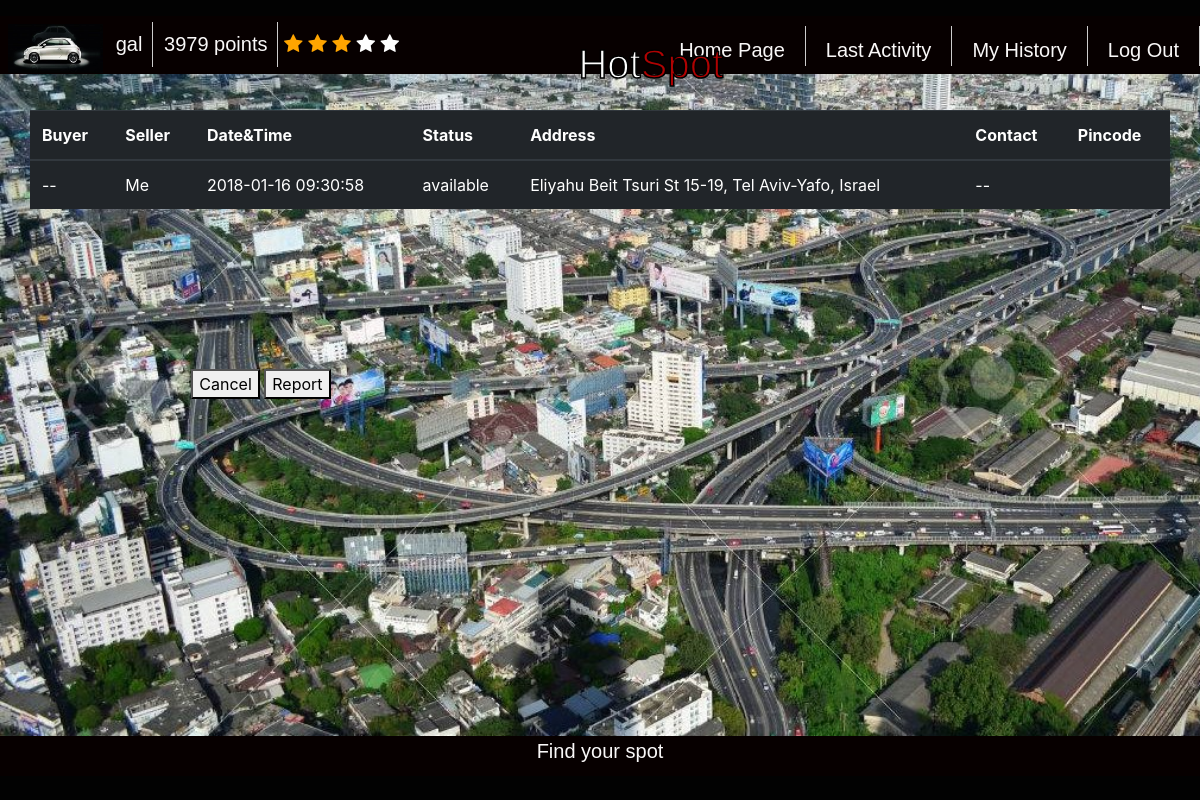
The page /last_activity/ (signed in) on the database as committed earlier.
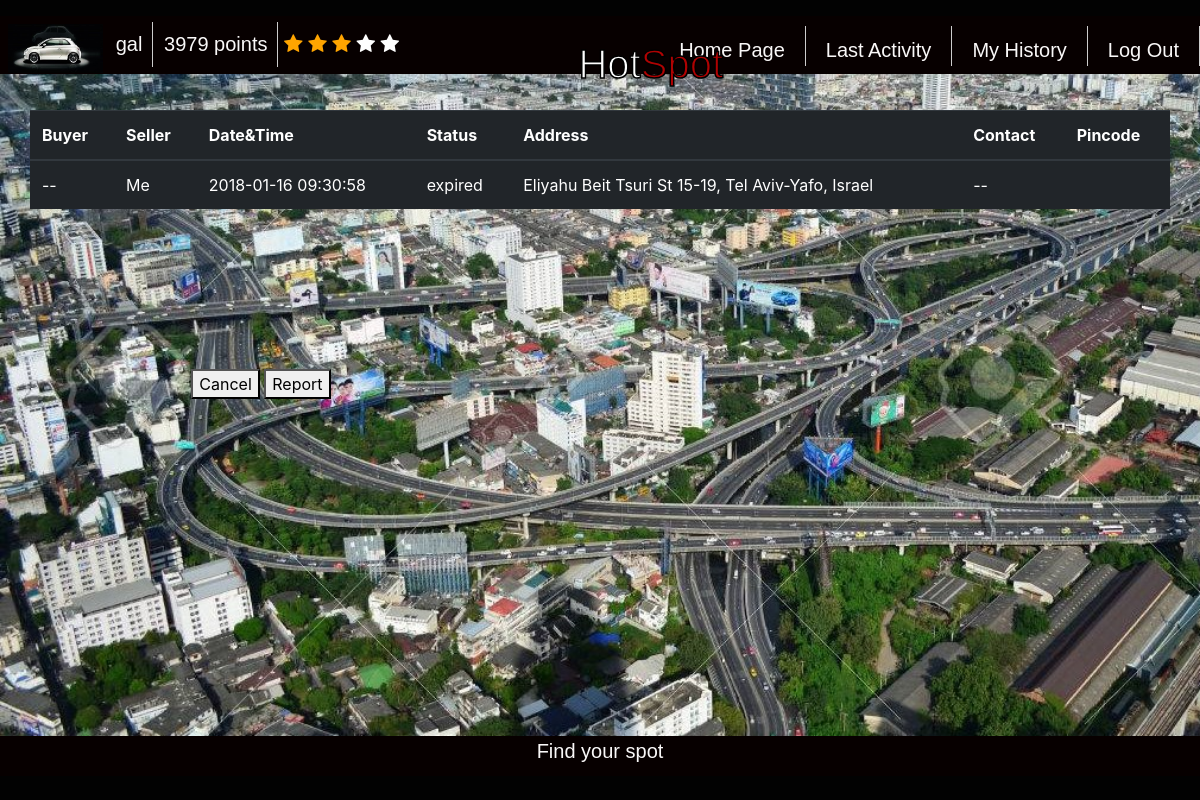
The same page on the database as committed later.
### polls/models.py (models this page shows, shortened)
class Purchase(models.Model):
	buyer_id	= models.IntegerField(default=-1) 	# user id
	seller_id	= models.IntegerField(default=-1) 	# user id
	cost 		= models.IntegerField(default=10)
	parking_time 	= models.CharField(max_length=200, default="") #  max 30 minutes from the offering time
	status 		= models.CharField(max_length=200, default="available") # available, in process, done, canceled, expired etc.
	parking_rate 	= models.DecimalField(max_digits=3,decimal_places=2,default=Decimal('0.0000'))
	target_address_lat = models.CharField(max_length=2000)
	target_address_lng = models.CharField(max_length=2000)
	parking_address = models.CharField(default='Tel Aviv', max_length=200) #string. full address
	parking_address_lat = models.CharField(max_length=2000)
	parking_address_lng = models.CharField(max_length=2000)
	lock 			= threading.Lock()
	cond 			= threading.Condition(threading.Lock())
	pin_code		= models.CharField(max_length=2000, default="-1")
	attempt_failure = models.IntegerField(default=0)
	parking_actual_rank = models.DecimalField(max_digits=3,decimal_places=2,default=Decimal('0.0000'))

### polls/views.py (the view)
# urls.py: url(r'^last_activity/$', views.call_last_activity, name='call_last_activity'),
def call_last_activity(request):
	update_user_spots_status(request.user.pk)
	last_activity = getUserLastActivity(request.user.pk)
	if (last_activity == None):
		last_activity = ["", "", "", "", "", "", "", "-1"]
		return render(request, 'polls/last_activity.html', {'last_activity':last_activity })
	if (minutes_elapsed(last_activity.parking_time) > 0 and last_activity.status == ParkingStatus.AVAILABLE):
		last_activity.status = ParkingStatus.EXPIRED
		last_activity.save()
	seller_username = (User.objects.get(pk = last_activity.seller_id)).username
	if (last_activity.buyer_id == -1):
		buyer_username = "--"
		contact = "--"
	else:
		buyer_username = (User.objects.get(pk = last_activity.buyer_id)).username
		contact = (User.objects.get(pk = last_activity.buyer_id)).profile.phone_number
	if (last_activity.seller_id == request.user.pk):
		seller_username = "Me"
		pincode = ""
	else:
		buyer_username = "Me"
		contact = (User.objects.get(pk = last_activity.seller_id)).profile.phone_number
		pincode = last_activity.pin_code
	last_activity = [buyer_username, seller_username, last_activity.parking_time, last_activity.status, last_activity.parking_address, contact, pincode, last_activity.pk]
	return render(request, 'polls/last_activity.html', {'last_activity':last_activity })

### polls/views.py (called while the page is built)
def getAllUserActivities(user_pk):
	'''
	get all purchases user with pk = user_pk took part in as buyer or seller
	'''
	sell_purchases = Purchase.objects.filter(seller_id = user_pk)
	buy_purchases = Purchase.objects.filter(buyer_id = user_pk)
	all_purchases = list(sell_purchases)  + list(buy_purchases)
	return all_purchases

def getUserLastActivity(user_pk):
	'''
	get last activity user took part in
	'''
	update_user_spots_status (user_pk)
	all_purchase = getAllUserActivities(user_pk)
	max_pk = 0
	last_activity = None
	for purchase in all_purchase:
		if (purchase.pk > max_pk):
			max_pk = purchase.pk
			last_activity = purchase
	return last_activity

def update_user_spots_status(user_id):
	'''
	iterate all over purchases  the user participated in and if
	passed the parking due time change status to expired
	'''
	all_user_spot = getAllUserActivities(user_id)
	for spot in all_user_spot:
		if (spot.status == ParkingStatus.AVAILABLE):# or spot.status == ParkingStatus.IN_PROCESS):
			if (minutes_elapsed(spot.parking_time) > 0):
				spot.status = ParkingStatus.EXPIRED
				print(ParkingStatus.EXPIRED)
				spot.save()

### polls/templates/polls/last_activity.html (shortened to what this page needs)
<!DOCTYPE html>
<html>
 {% load static %}
    <link rel="stylesheet" type="text/css" href="{% static "polls/_css/logo.css" %}">
    <link rel="stylesheet" type="text/css" href="{% static "polls/_css/history.css" %}">
<head>
  <link rel="stylesheet" href="https://maxcdn.bootstrapcdn.com/bootstrap/4.0.0-beta.2/css/bootstrap.min.css">
	<link rel="stylesheet" href="https://cdnjs.cloudflare.com/ajax/libs/font-awesome/4.7.0/css/font-awesome.min.css">
</head>
<body>
	<div class="all_site">
        <div class="cover">
			<header>
				<div class="logo">
					<img src="{% static "polls/_images/cars.jpg" %}" height="49"/>
				</div>
				<pro>
					<li>{{request.user.username}}</li>
					<li>{{request.user.profile.points}} points</li>
						<span id="star1" class="fa fa-star"></span>
						<span id="star2" class="fa fa-star"></span>
						<span id="star3" class="fa fa-star"></span>
						<span id="star4" class="fa fa-star"></span>
						<span id="star5" class="fa fa-star"></span>
				</pro>
				<nav>
					<ur>
						<a href="{% url 'polls:logout' %}"><li>Log Out</li></a>
						<a href="{% url 'polls:call_history' %}"><li><col>My History </col></li></a>
						<a href="{% url 'polls:call_last_activity' %}"><li>Last Activity</li></a>
						<a href="{% url 'polls:homepage' %}"><li>Home Page</li></a>
					</ur>
				</nav>
				<div class="main">
					<div class="box_txt">
						<div><h1>Hot<span>Spot</span></h1></div>
					</div>
				</div>
			</header>
			<table class="table table-dark">
				<thead>
				<tr>
				<th>Buyer</th>
				<th>Seller</th>
				<th>Date&Time</th>
				<th>Status</th>
				<th>Address</th>
				<th>Contact</th>
				<th>Pincode</th>
				</tr>
				</thead>
				<tbody>
					<tr>
						<td id="buyer">{{last_activity.0}}</td>
						<td id="seller">{{last_activity.1}}</td>
						<td id="date">{{last_activity.2}}</td>
						<td id="status">{{last_activity.3}}</td>
						<td id="address">{{last_activity.4}}</td>
						<td id="contact">{{last_activity.5}}</td>
						<td id="pincode">{{last_activity.6}}</td>
					</tr>
			    </tbody>
			</table>
	<div class="buttons">
			<button type="button" id="cancel_button" title="Cancel transaction" onclick = cancelPurchase() >Cancel</button>
			<button type="button" id="report_button" title="Report other user didn't show up" onclick = reportPurchase() >Report</button>
		</div>
		</div>
        <footer>
            <p>Find your spot</p>
        </footer>
    </div>
	</body>
</html>

Rows that differ between the two databases and show on the page:
changed Purchase "Eliyahu Beit Tsuri St 15-19, Tel Aviv-Yafo, Israel": status "available" → "expired"
